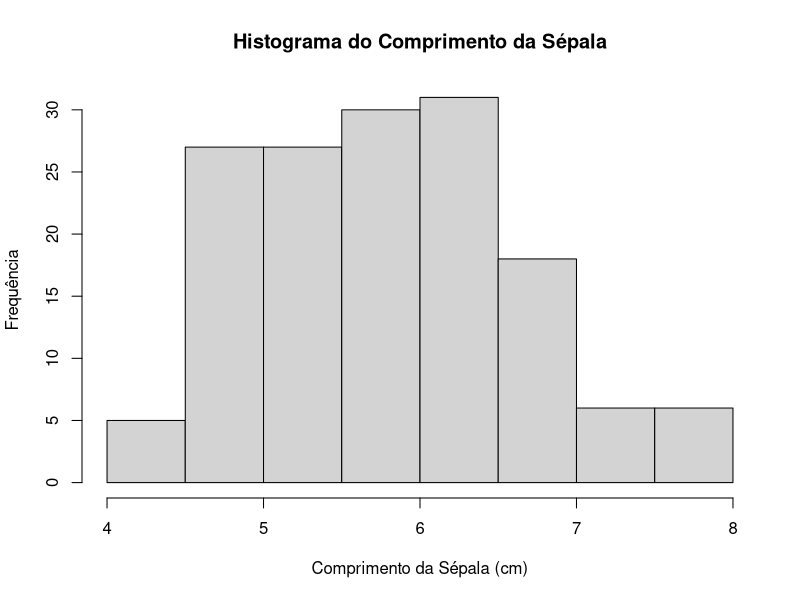
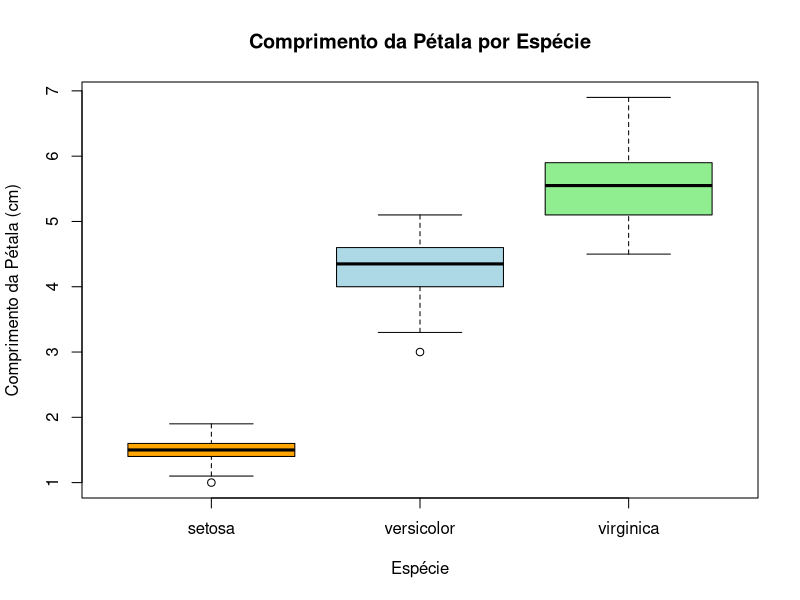
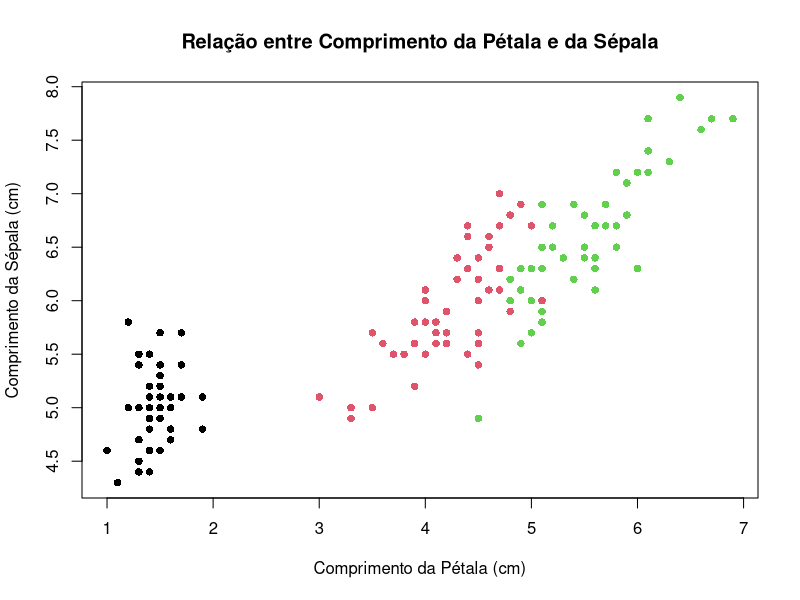
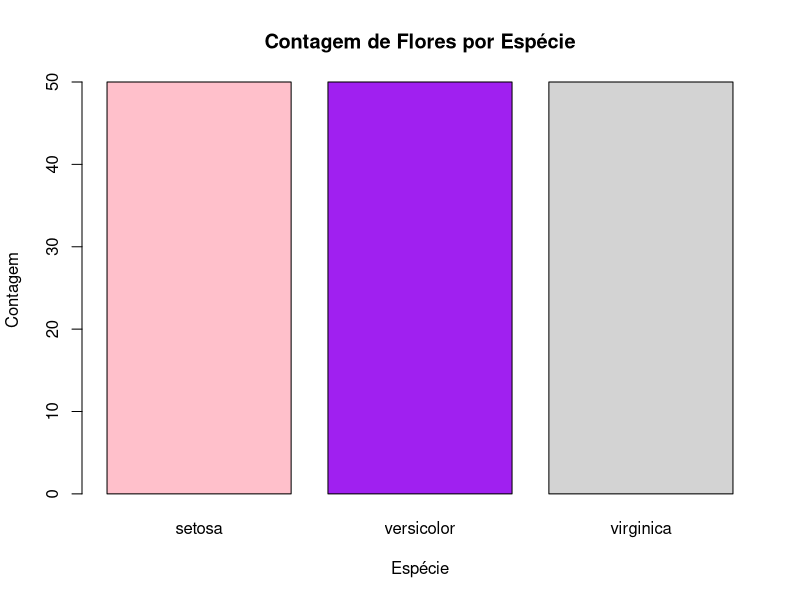

Generate these figures, in order, with R:
#--------------------------------------------------------------------------------
# Atividade Prática 9.1: Gráficos com o Dataset 'iris'
#--------------------------------------------------------------------------------

# O dataset 'iris' já está no R por padrão.
# Ele contém medidas de 150 flores de três espécies diferentes.
# Rode 'head(iris)' e 'str(iris)' para se familiarizar com os dados.
head(iris)
str(iris)

# 1. Crie um histograma para a variável 'Sepal.Length'.
# Adicione um título e rótulos de eixos.
hist(iris$Sepal.Length,
     main = "Histograma do Comprimento da Sépala",
     xlab = "Comprimento da Sépala (cm)",
     ylab = "Frequência")


# 2. Crie um boxplot para a variável 'Petal.Length', mas compare a distribuição
# entre as diferentes espécies ('Species').
# Use a notação y ~ x: Petal.Length ~ Species
boxplot(Petal.Length ~ Species,
        data = iris,
        main = "Comprimento da Pétala por Espécie",
        xlab = "Espécie",
        ylab = "Comprimento da Pétala (cm)",
        col = c("orange", "lightblue", "lightgreen"))


# 3. Crie um gráfico de dispersão para explorar a relação entre
# 'Petal.Length' e 'Sepal.Length'.
# Adicione títulos e rótulos de eixos.
plot(x = iris$Petal.Length, y = iris$Sepal.Length,
     main = "Relação entre Comprimento da Pétala e da Sépala",
     xlab = "Comprimento da Pétala (cm)",
     ylab = "Comprimento da Sépala (cm)",
     pch = 16,
     col = as.numeric(iris$Species)) # Colorindo por espécie!


# 4. Crie um gráfico de barras mostrando a contagem de flores para cada espécie.
contagem_especies_iris <- table(iris$Species)
barplot(contagem_especies_iris,
        main = "Contagem de Flores por Espécie",
        xlab = "Espécie",
        ylab = "Contagem",
        col = c("pink", "purple", "lightgray"))
